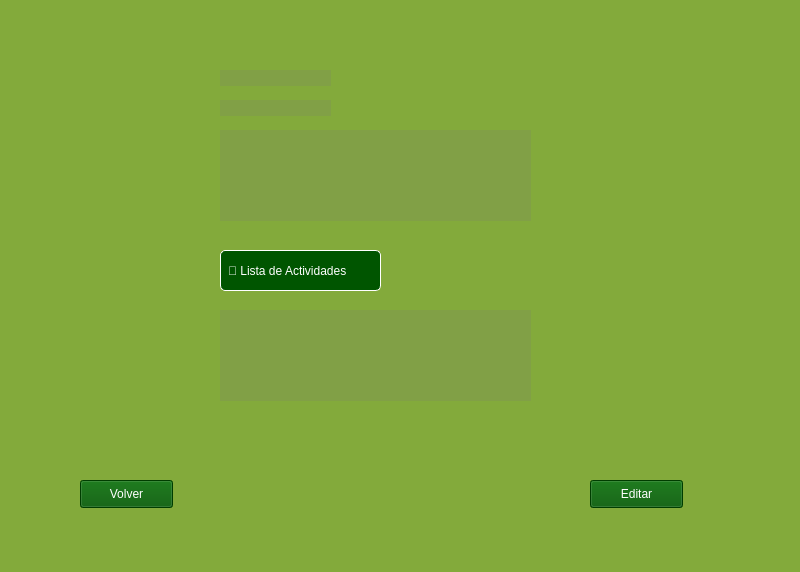
<?xml version="1.0" encoding="UTF-8"?>
<ui version="4.0">
 <class>MainWindow</class>
 <widget class="QMainWindow" name="MainWindow">
  <property name="geometry">
   <rect>
    <x>0</x>
    <y>0</y>
    <width>800</width>
    <height>572</height>
   </rect>
  </property>
  <property name="windowTitle">
   <string>MainWindow</string>
  </property>
  <property name="styleSheet">
   <string notr="true">background-color: rgb(131, 170, 59)</string>
  </property>
  <widget class="QWidget" name="centralwidget">
   <widget class="QLabel" name="label">
    <property name="geometry">
     <rect>
      <x>220</x>
      <y>250</y>
      <width>161</width>
      <height>41</height>
     </rect>
    </property>
    <property name="styleSheet">
     <string notr="true">QLabel {
    background-color:  rgb(0, 85, 0) ;
    border: 1px solid rgb(255, 255, 255);
    padding: 4px;
    border-radius: 5px;
	color: white
}</string>
    </property>
    <property name="text">
     <string>📝 Lista de Actividades</string>
    </property>
   </widget>
   <widget class="QPushButton" name="BotonVolverTablon">
    <property name="geometry">
     <rect>
      <x>80</x>
      <y>480</y>
      <width>93</width>
      <height>28</height>
     </rect>
    </property>
    <property name="styleSheet">
     <string notr="true">background-color:  rgb(0, 85, 0);
color: white
</string>
    </property>
    <property name="text">
     <string>Volver</string>
    </property>
   </widget>
   <widget class="QPushButton" name="BotonGuardarPerfil">
    <property name="geometry">
     <rect>
      <x>590</x>
      <y>480</y>
      <width>93</width>
      <height>28</height>
     </rect>
    </property>
    <property name="styleSheet">
     <string notr="true">background-color:  rgb(0, 85, 0);
color: white
</string>
    </property>
    <property name="text">
     <string>Editar</string>
    </property>
   </widget>
   <widget class="QLabel" name="Usuario">
    <property name="geometry">
     <rect>
      <x>220</x>
      <y>70</y>
      <width>111</width>
      <height>16</height>
     </rect>
    </property>
    <property name="styleSheet">
     <string notr="true">background-color:  rgb(129, 160, 70)</string>
    </property>
    <property name="text">
     <string/>
    </property>
   </widget>
   <widget class="QLabel" name="Edad">
    <property name="geometry">
     <rect>
      <x>220</x>
      <y>100</y>
      <width>111</width>
      <height>16</height>
     </rect>
    </property>
    <property name="styleSheet">
     <string notr="true">background-color:  rgb(129, 160, 70)</string>
    </property>
    <property name="text">
     <string/>
    </property>
   </widget>
   <widget class="QLabel" name="Descripcion">
    <property name="geometry">
     <rect>
      <x>220</x>
      <y>130</y>
      <width>311</width>
      <height>91</height>
     </rect>
    </property>
    <property name="styleSheet">
     <string notr="true">background-color:  rgb(129, 160, 70)</string>
    </property>
    <property name="text">
     <string/>
    </property>
   </widget>
   <widget class="QLabel" name="ListaActividades">
    <property name="geometry">
     <rect>
      <x>220</x>
      <y>310</y>
      <width>311</width>
      <height>91</height>
     </rect>
    </property>
    <property name="styleSheet">
     <string notr="true">background-color:  rgb(129, 160, 70)</string>
    </property>
    <property name="text">
     <string/>
    </property>
   </widget>
  </widget>
  <widget class="QMenuBar" name="menubar">
   <property name="geometry">
    <rect>
     <x>0</x>
     <y>0</y>
     <width>800</width>
     <height>26</height>
    </rect>
   </property>
  </widget>
  <widget class="QStatusBar" name="statusbar"/>
 </widget>
 <resources/>
 <connections/>
</ui>
